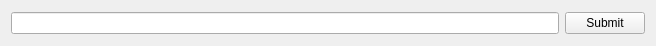
<?xml version="1.0" encoding="UTF-8"?>
<ui version="4.0">
 <class>CheatWindow</class>
 <widget class="QWidget" name="CheatWindow">
  <property name="geometry">
   <rect>
    <x>0</x>
    <y>0</y>
    <width>656</width>
    <height>46</height>
   </rect>
  </property>
  <property name="windowTitle">
   <string>Cheat Console</string>
  </property>
  <layout class="QGridLayout" name="gridLayout">
   <item row="0" column="0">
    <widget class="QLineEdit" name="input">
     <property name="sizePolicy">
      <sizepolicy hsizetype="Expanding" vsizetype="Fixed">
       <horstretch>0</horstretch>
       <verstretch>0</verstretch>
      </sizepolicy>
     </property>
    </widget>
   </item>
   <item row="0" column="1">
    <widget class="QPushButton" name="submit_button">
     <property name="text">
      <string>Submit</string>
     </property>
     <property name="shortcut">
      <string>Return</string>
     </property>
    </widget>
   </item>
  </layout>
 </widget>
 <resources/>
 <connections/>
</ui>
